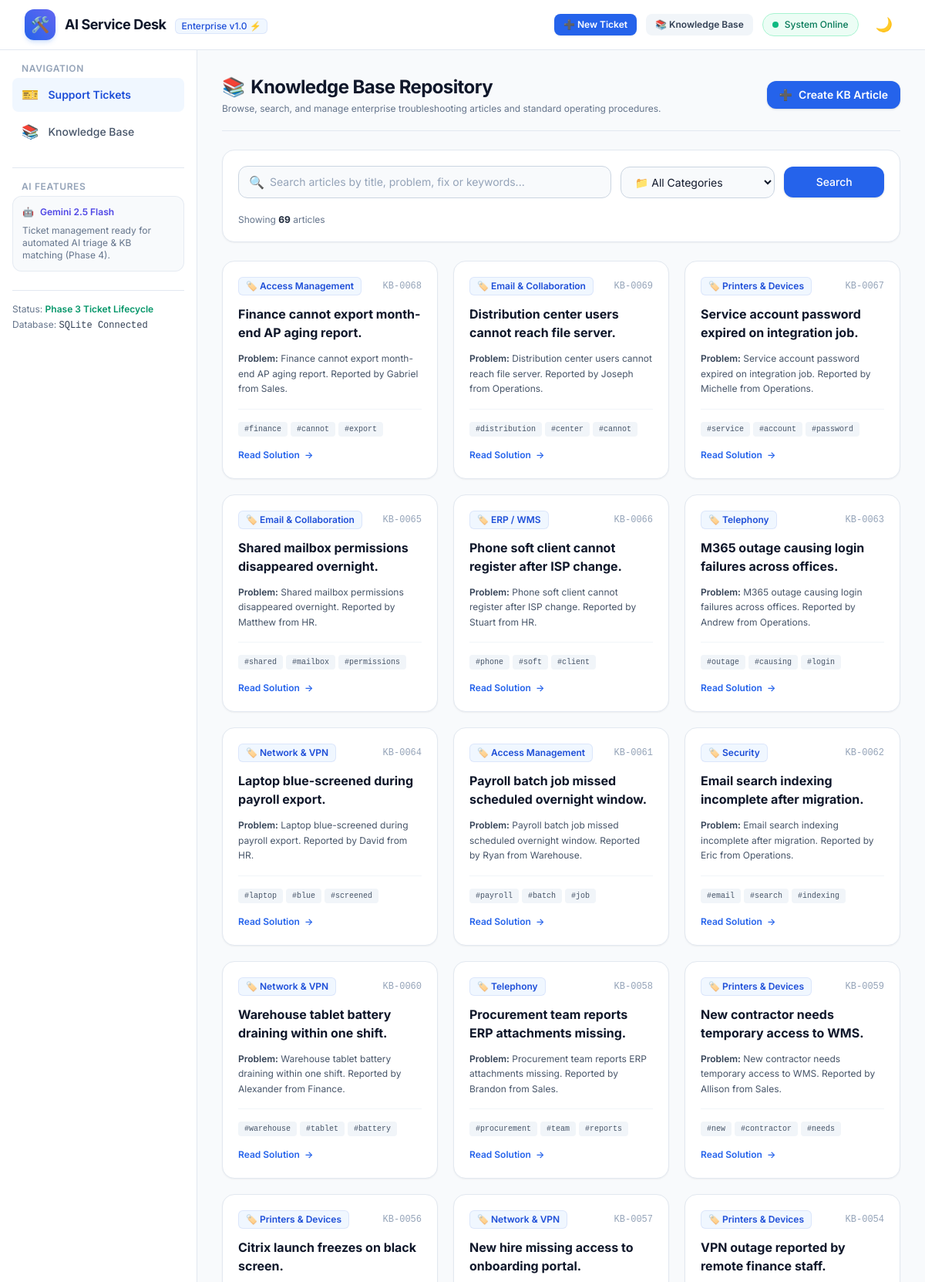
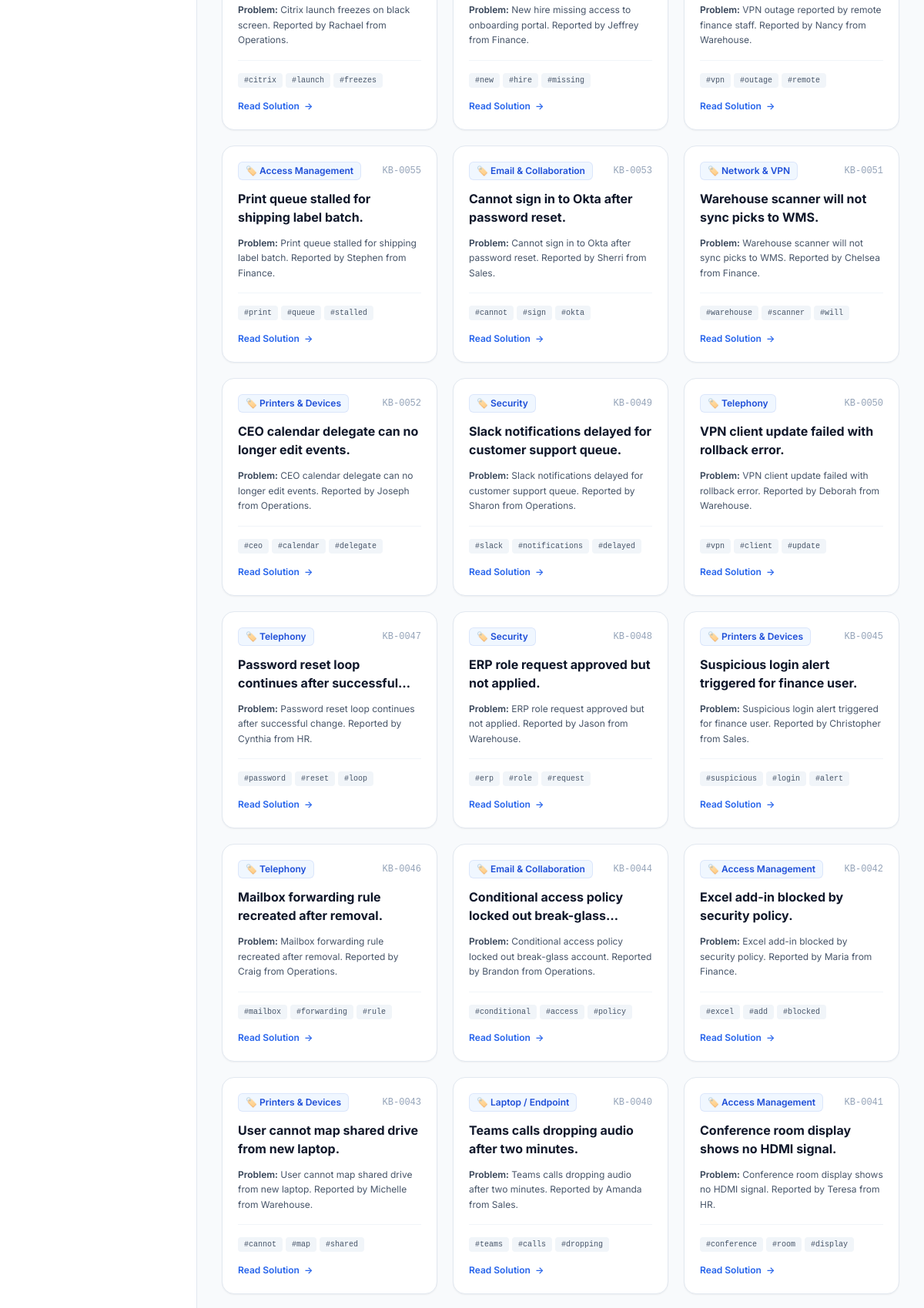
Screenshot of /kb (upper part) with the database file from the repository (2 pictures, top to bottom).
### app/models.py (models this page shows)
class KBArticle(Base):
    __tablename__ = "kb_articles"
    id = Column(Integer, primary_key=True, index=True, autoincrement=True)
    title = Column(String(255), nullable=False)
    category = Column(String(100), nullable=False)
    problem = Column(Text, nullable=False)
    solution = Column(Text, nullable=False)
    keywords = Column(Text, nullable=True)
    created_at = Column(DateTime(timezone=True), default=utc_now)

### app/routers/kb.py (the view)
@router.get("/kb", response_class=HTMLResponse)
async def list_kb_articles(
    request: Request,
    q: Optional[str] = None,
    category: Optional[str] = None,
    db: Session = Depends(get_db)
):
    articles = KBService.search_articles(db, query=q, category=category)
    categories = KBService.get_categories(db)
    return templates.TemplateResponse(
        request=request,
        name="kb/list.html",
        context={
            "app_name": settings.APP_NAME,
            "articles": articles,
            "categories": categories,
            "selected_category": category or "All",
            "search_query": q or "",
            "total_count": len(articles)
        }
    )

### app/templates/kb/list.html (shortened to what this page needs)
{% extends "base.html" %}
{% block content %}
<div class="space-y-6">
    <div class="flex flex-col sm:flex-row sm:items-center justify-between gap-4 border-b border-slate-200 dark:border-slate-800 pb-5">
        <div>
            <h1 class="text-2xl font-bold tracking-tight text-slate-900 dark:text-white flex items-center gap-2">
                <span>📚</span> Knowledge Base Repository
            </h1>
            <p class="text-xs text-slate-500 dark:text-slate-400 mt-1">
                Browse, search, and manage enterprise troubleshooting articles and standard operating procedures.
            </p>
        </div>
        <div>
            <a href="/kb/new" class="inline-flex items-center gap-2 rounded-xl bg-brand-600 px-4 py-2 text-sm font-semibold text-white shadow hover:bg-brand-700 transition">
                <span>➕</span>
                <span>Create KB Article</span>
            </a>
        </div>
    </div>
    <div class="rounded-2xl bg-white dark:bg-slate-800 p-5 border border-slate-200 dark:border-slate-700 shadow-sm space-y-4">
        <form method="GET" action="/kb" class="grid grid-cols-1 md:grid-cols-12 gap-3 items-center">
            <div class="md:col-span-7 relative">
                <div class="absolute inset-y-0 left-0 pl-3.5 flex items-center pointer-events-none text-slate-400">
                </div>
                <input
                    type="text"
                    name="q"
                    value="{{ search_query }}"
                    placeholder="Search articles by title, problem, fix or keywords..."
                    class="w-full pl-10 pr-4 py-2.5 rounded-xl border border-slate-300 dark:border-slate-600 bg-slate-50 dark:bg-slate-900 text-slate-900 dark:text-white placeholder-slate-400 focus:outline-none focus:ring-2 focus:ring-brand-500 text-sm"
                >
            </div>
            <div class="md:col-span-3">
                <select
                    name="category"
                    onchange="this.form.submit()"
                    class="w-full px-3.5 py-2.5 rounded-xl border border-slate-300 dark:border-slate-600 bg-slate-50 dark:bg-slate-900 text-slate-900 dark:text-white focus:outline-none focus:ring-2 focus:ring-brand-500 text-sm"
                >
                    <option value="All" {% if selected_category == 'All' %}selected{% endif %}>📁 All Categories</option>
                </select>
            </div>
            <div class="md:col-span-2 flex gap-2">
                <button type="submit" class="flex-1 rounded-xl bg-brand-600 hover:bg-brand-700 text-white font-medium py-2.5 px-3 text-sm shadow transition">
                    Search
                </button>
            </div>
        </form>
        <div class="flex items-center justify-between text-xs text-slate-500 dark:text-slate-400 pt-1">
            <div>
                Showing <span class="font-bold text-slate-800 dark:text-slate-200">{{ total_count }}</span> article{% if total_count != 1 %}s{% endif %}
            </div>
        </div>
    </div>
    {% if articles %}
        <div class="grid grid-cols-1 md:grid-cols-2 lg:grid-cols-3 gap-5">
            {% for article in articles %}
                <div class="group rounded-2xl bg-white dark:bg-slate-800 border border-slate-200 dark:border-slate-700 hover:border-brand-500 dark:hover:border-brand-500 p-5 shadow-sm hover:shadow-md transition-all flex flex-col justify-between">
                    <div class="space-y-3">
                        <div class="flex items-center justify-between">
                            <span class="inline-flex items-center gap-1 rounded-md bg-brand-50 dark:bg-brand-900/40 px-2.5 py-1 text-xs font-semibold text-brand-700 dark:text-brand-300 ring-1 ring-inset ring-brand-700/10">
                                🏷️ {{ article.category }}
                            </span>
                            <span class="text-xs font-mono text-slate-400">KB-{{ "%04d" % article.id }}</span>
                        </div>
                        <h3 class="text-base font-bold text-slate-900 dark:text-white group-hover:text-brand-600 dark:group-hover:text-brand-400 transition-colors line-clamp-2">
                            <a href="/kb/{{ article.id }}">{{ article.title }}</a>
                        </h3>
                        <p class="text-xs text-slate-600 dark:text-slate-400 line-clamp-3 leading-relaxed">
                            <strong class="font-semibold text-slate-700 dark:text-slate-300">Problem:</strong> {{ article.problem }}
                        </p>
                    </div>
                    <div class="pt-4 mt-4 border-t border-slate-100 dark:border-slate-700/60 space-y-3">
                        {% if article.keywords %}
                            <div class="flex flex-wrap gap-1">
                                {% for kw in article.keywords.split(',')[:3] %}
                                    <span class="inline-block bg-slate-100 dark:bg-slate-900 text-slate-600 dark:text-slate-400 px-2 py-0.5 rounded text-[10px] font-mono">
                                        #{{ kw.strip() }}
                                    </span>
                                {% endfor %}
                            </div>
                        {% endif %}
                        <a href="/kb/{{ article.id }}" class="inline-flex items-center gap-1.5 text-xs font-semibold text-brand-600 dark:text-brand-400 hover:text-brand-800 dark:hover:text-brand-300 pt-1">
                            <span>Read Solution</span>
                            <span>→</span>
                        </a>
                    </div>
                </div>
            {% endfor %}
        </div>
    {% endif %}
</div>
{% endblock %}

### app/static/css/style.css (style rules this page uses)
body { font-family: 'Inter', system-ui, -apple-system, BlinkMacSystemFont, "Segoe UI", Roboto, sans-serif; }

### rows the page displays
KBArticle: category "Access Management", id "0068", title "Finance cannot export month-end AP aging report.", problem "Finance cannot export month-end AP aging report. Reported by Gabriel from Sales.", strip "finance" "cannot" "export"
KBArticle: category "Email & Collaboration", id "0069", title "Distribution center users cannot reach file server.", problem "Distribution center users cannot reach file server. Reported by Joseph from Operations.", strip "distribution" "center" "cannot"
KBArticle: category "Printers & Devices", id "0067", title "Service account password expired on integration job.", problem "Service account password expired on integration job. Reported by Michelle from Operations.", strip "service" "account" "password"
KBArticle: category "Email & Collaboration", id "0065", title "Shared mailbox permissions disappeared overnight.", problem "Shared mailbox permissions disappeared overnight. Reported by Matthew from HR.", strip "shared" "mailbox" "permissions"
KBArticle: category "ERP / WMS", id "0066", title "Phone soft client cannot register after ISP change.", problem "Phone soft client cannot register after ISP change. Reported by Stuart from HR.", strip "phone" "soft" "client"
KBArticle: category "Telephony", id "0063", title "M365 outage causing login failures across offices.", problem "M365 outage causing login failures across offices. Reported by Andrew from Operations.", strip "outage" "causing" "login"
KBArticle: category "Network & VPN", id "0064", title "Laptop blue-screened during payroll export.", problem "Laptop blue-screened during payroll export. Reported by David from HR.", strip "laptop" "blue" "screened"
KBArticle: category "Access Management", id "0061", title "Payroll batch job missed scheduled overnight window.", problem "Payroll batch job missed scheduled overnight window. Reported by Ryan from Warehouse.", strip "payroll" "batch" "job"
KBArticle: category "Security", id "0062", title "Email search indexing incomplete after migration.", problem "Email search indexing incomplete after migration. Reported by Eric from Operations.", strip "email" "search" "indexing"
KBArticle: category "Network & VPN", id "0060", title "Warehouse tablet battery draining within one shift.", problem "Warehouse tablet battery draining within one shift. Reported by Alexander from Finance.", strip "warehouse" "tablet" "battery"
KBArticle: category "Telephony", id "0058", title "Procurement team reports ERP attachments missing.", problem "Procurement team reports ERP attachments missing. Reported by Brandon from Sales.", strip "procurement" "team" "reports"
KBArticle: category "Printers & Devices", id "0059", title "New contractor needs temporary access to WMS.", problem "New contractor needs temporary access to WMS. Reported by Allison from Sales.", strip "new" "contractor" "needs"
KBArticle: category "Printers & Devices", id "0056", title "Citrix launch freezes on black screen.", problem "Citrix launch freezes on black screen. Reported by Rachael from Operations.", strip "citrix" "launch" "freezes"
KBArticle: category "Network & VPN", id "0057", title "New hire missing access to onboarding portal.", problem "New hire missing access to onboarding portal. Reported by Jeffrey from Finance.", strip "new" "hire" "missing"
KBArticle: category "Printers & Devices", id "0054", title "VPN outage reported by remote finance staff.", problem "VPN outage reported by remote finance staff. Reported by Nancy from Warehouse.", strip "vpn" "outage" "remote"
KBArticle: category "Access Management", id "0055", title "Print queue stalled for shipping label batch.", problem "Print queue stalled for shipping label batch. Reported by Stephen from Finance.", strip "print" "queue" "stalled"
KBArticle: category "Email & Collaboration", id "0053", title "Cannot sign in to Okta after password reset.", problem "Cannot sign in to Okta after password reset. Reported by Sherri from Sales.", strip "cannot" "sign" "okta"
KBArticle: category "Network & VPN", id "0051", title "Warehouse scanner will not sync picks to WMS.", problem "Warehouse scanner will not sync picks to WMS. Reported by Chelsea from Finance.", strip "warehouse" "scanner" "will"
KBArticle: category "Printers & Devices", id "0052", title "CEO calendar delegate can no longer edit events.", problem "CEO calendar delegate can no longer edit events. Reported by Joseph from Operations.", strip "ceo" "calendar" "delegate"
KBArticle: category "Security", id "0049", title "Slack notifications delayed for customer support queue.", problem "Slack notifications delayed for customer support queue. Reported by Sharon from Operations.", strip "slack" "notifications" "delayed"
KBArticle: category "Telephony", id "0050", title "VPN client update failed with rollback error.", problem "VPN client update failed with rollback error. Reported by Deborah from Warehouse.", strip "vpn" "client" "update"
KBArticle: category "Telephony", id "0047", title "Password reset loop continues after…", problem "Password reset loop continues after successful change. Reported by Cynthia from HR.", strip "password" "reset" "loop"
KBArticle: category "Security", id "0048", title "ERP role request approved but not applied.", problem "ERP role request approved but not applied. Reported by Jason from Warehouse.", strip "erp" "role" "request"
KBArticle: category "Printers & Devices", id "0045", title "Suspicious login alert triggered for finance user.", problem "Suspicious login alert triggered for finance user. Reported by Christopher from Sales.", strip "suspicious" "login" "alert"
KBArticle: category "Telephony", id "0046", title "Mailbox forwarding rule recreated after removal.", problem "Mailbox forwarding rule recreated after removal. Reported by Craig from Operations.", strip "mailbox" "forwarding" "rule"
KBArticle: category "Email & Collaboration", id "0044", title "Conditional access policy locked out…", problem "Conditional access policy locked out break-glass account. Reported by Brandon from Operations.", strip "conditional" "access" "policy"
KBArticle: category "Access Management", id "0042", title "Excel add-in blocked by security policy.", problem "Excel add-in blocked by security policy. Reported by Maria from Finance.", strip "excel" "add" "blocked"
KBArticle: category "Printers & Devices", id "0043", title "User cannot map shared drive from new laptop.", problem "User cannot map shared drive from new laptop. Reported by Michelle from Warehouse.", strip "cannot" "map" "shared"
KBArticle: category "Laptop / Endpoint", id "0040", title "Teams calls dropping audio after two minutes.", problem "Teams calls dropping audio after two minutes. Reported by Amanda from Sales.", strip "teams" "calls" "dropping"
KBArticle: category "Access Management", id "0041", title "Conference room display shows no HDMI signal.", problem "Conference room display shows no HDMI signal. Reported by Teresa from HR.", strip "conference" "room" "display"

### other values shown
{{ app_name }} "AI Service Desk"
{{ total_count }} "69"
